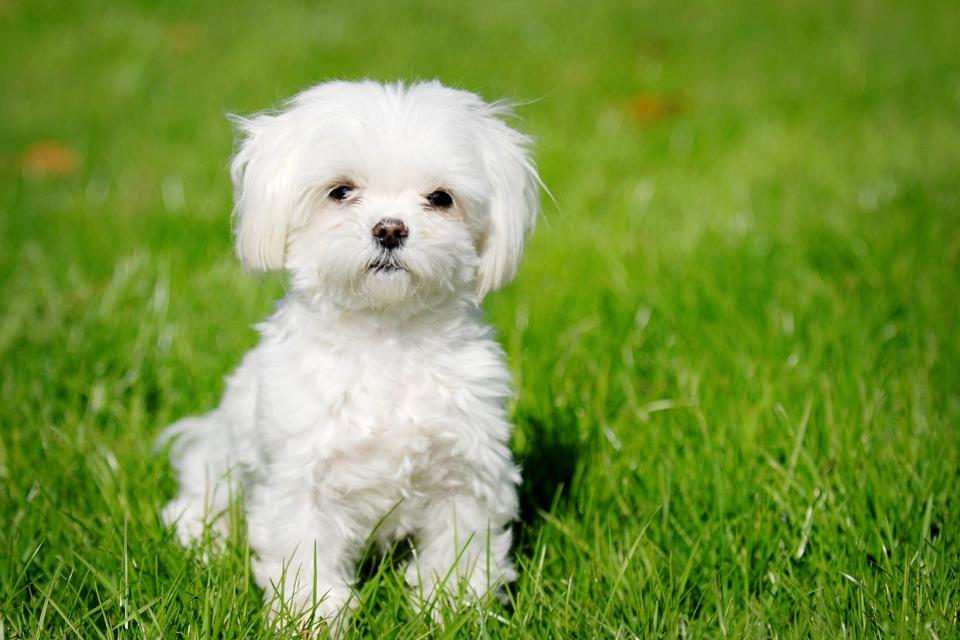
#> input picture Chapter 03/openCV/Day 3/img/img/dog.jpg, 960 x 640 px, found by its file name
$ jupyter execute notebook.ipynb
#> lines starting #> are read from the running program, lines starting #| are printed output that depends on the picture; after the words box and inside, x2 and y2 are one past the last pixel; in counts of white or black regions, pixels touching at a corner belong together
[cell 1]
import cv2
import matplotlib.pyplot as plt
import numpy as np

[cell 2]
img=cv2.imread('img/img/dog.jpg')
#> img is the input picture: shape (640, 960, 3); mean B, G, R 65, 149.5, 120.1
type(img)

#### BGR format

[cell 3]
plt.figure(figsize=(12,8))
plt.imshow(img)
plt.title('BGR Format')
plt.show()

#### RGB format

[cell 4]
rgb_img=img.copy()
rgb_img=cv2.cvtColor(rgb_img,cv2.COLOR_BGR2RGB)
plt.figure(figsize=(12,8))
plt.imshow(rgb_img)
plt.title('RGB Format')
plt.show()

### THRESHOLD

[cell 5]
gray_img=rgb_img.copy()
gray_img=cv2.cvtColor(gray_img, cv2.COLOR_RGB2GRAY)
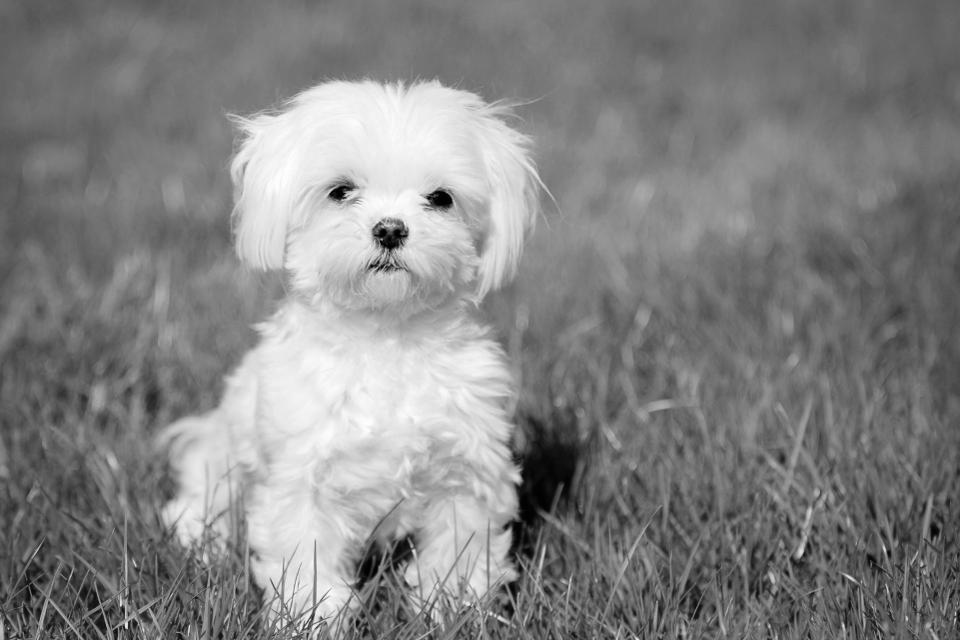
#> gray_img: shape (640, 960); min 0, max 254, mean 131.1
plt.figure(figsize=(12,8))
plt.imshow(gray_img, cmap='gray')
plt.title('GRAY Format')
plt.show()

[cell 6]
retval, dst= cv2.threshold(gray_img,200,255,cv2.THRESH_BINARY)
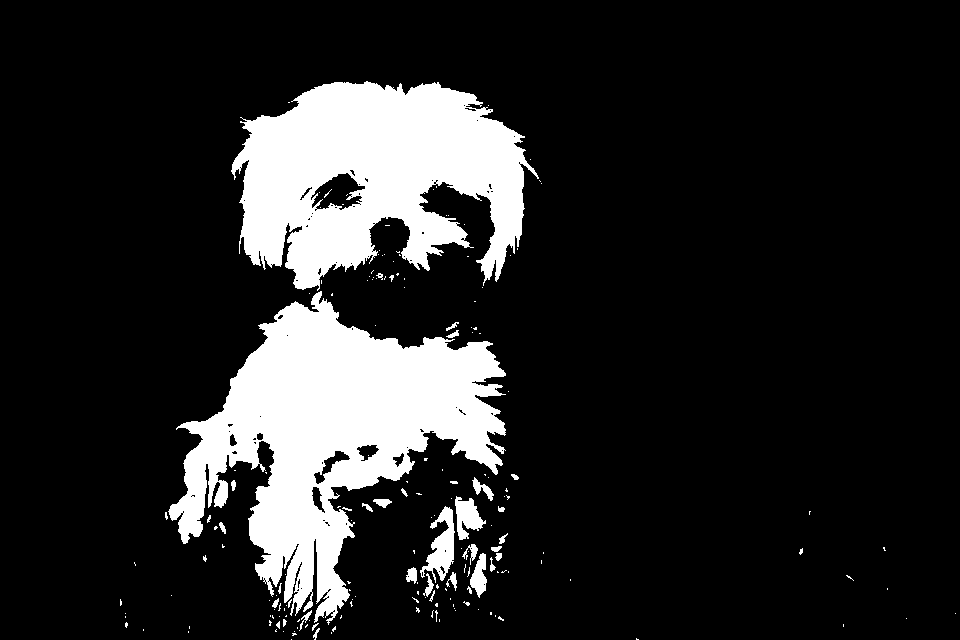
#> dst: shape (640, 960); 15.3% white; 185 white regions (151 under 20 px), largest, box (x1, y1, x2, y2) and area: (168, 291, 506, 625) 48991, (231, 81, 539, 291) 40684, (420, 506, 455, 583) 1216
plt.figure(figsize=(12,8))
plt.imshow(dst, cmap='gray')

[cell 7]
retval, dst= cv2.threshold(gray_img,200,255,cv2.THRESH_BINARY_INV)
plt.figure(figsize=(12,8))
plt.imshow(dst, cmap='gray')

[cell 8]
retval, dst= cv2.threshold(gray_img,200,255,cv2.THRESH_TOZERO)
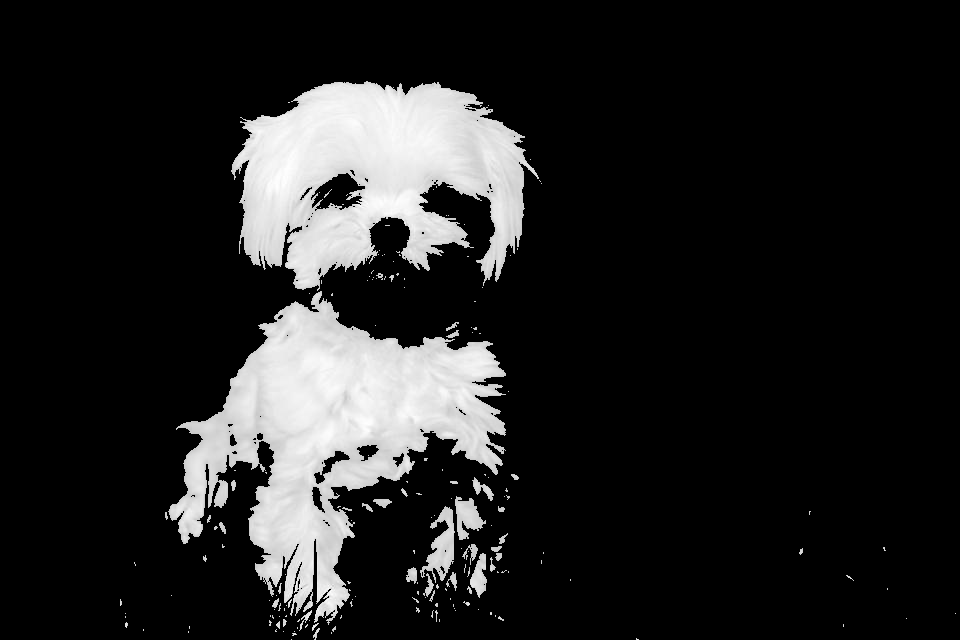
#> dst: shape (640, 960); min 0, max 254, mean 34.5
plt.figure(figsize=(12,8))
plt.imshow(dst, cmap='gray')

[cell 9]
retval, dst= cv2.threshold(gray_img,200,255,cv2.THRESH_TOZERO_INV)
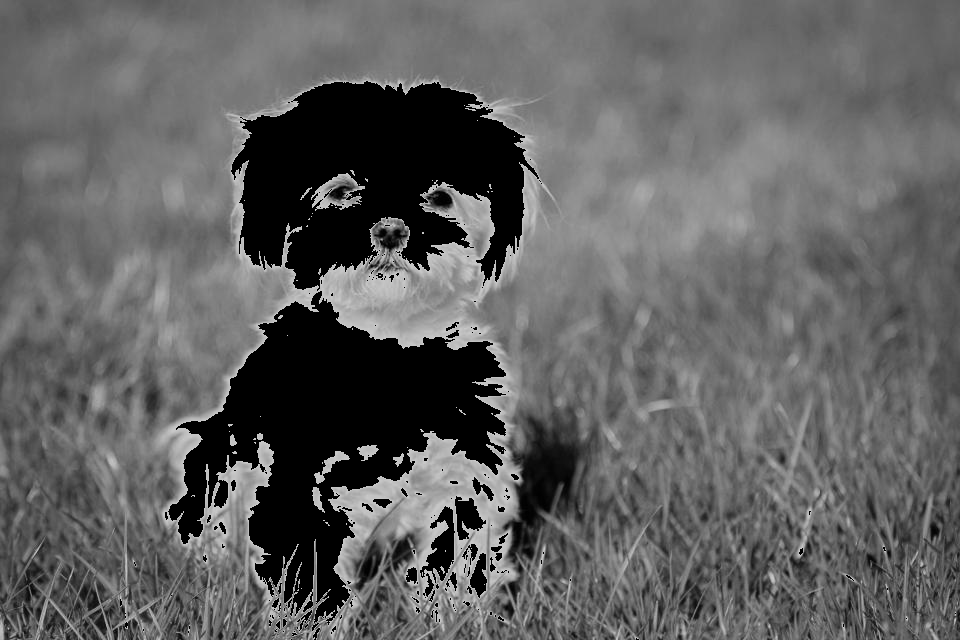
#> dst: shape (640, 960); min 0, max 200, mean 96.6
plt.figure(figsize=(12,8))
plt.imshow(dst, cmap='gray')

$ run again, with Chapter 03/openCV/Day 3/img/img/6.jpg copied over Chapter 03/openCV/Day 3/img/img/dog.jpg
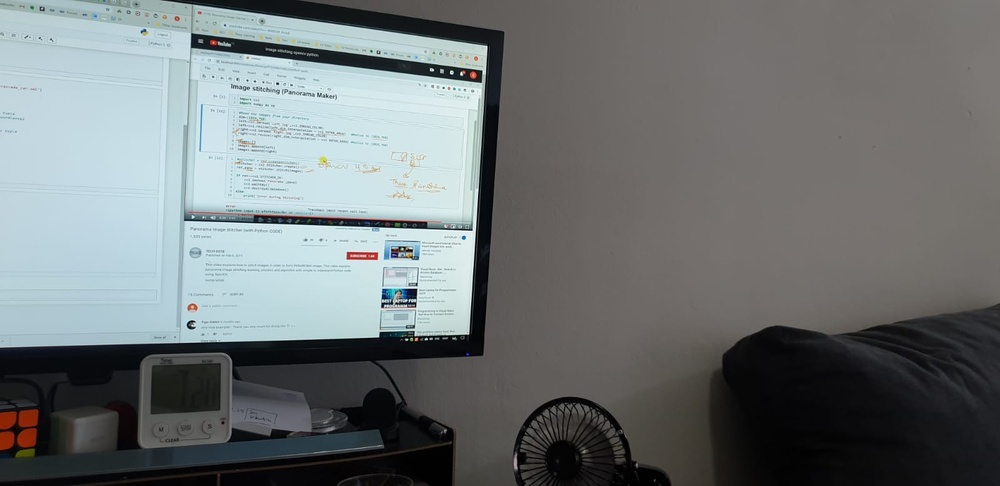
#> input picture Chapter 03/openCV/Day 3/img/img/6.jpg, 1000 x 486 px, shrunk from 1600 x 777 before the run, found by its file name
#> img is the input picture: shape (486, 1000, 3); mean B, G, R 117.4, 116.5, 111.2
#> `retval, dst= cv2.threshold(gray_img,200,255,cv2.THRESH_BINARY)`:
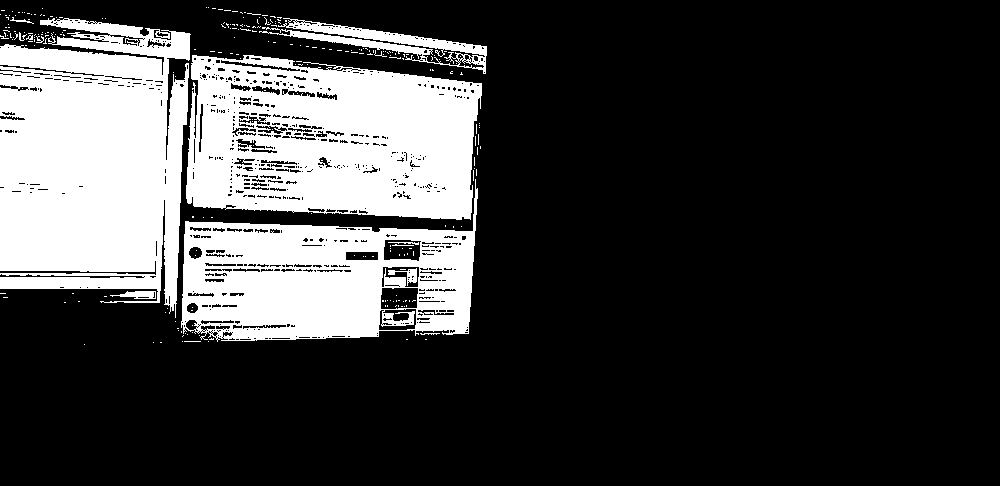
#> dst: shape (486, 1000); 23.4% white; 262 white regions (248 under 20 px), largest, box (x1, y1, x2, y2) and area: (0, 18, 191, 318) 44564, (186, 55, 482, 220) 37808, (181, 179, 478, 342) 26809
#> `retval, dst= cv2.threshold(gray_img,200,255,cv2.THRESH_TOZERO_INV)`:
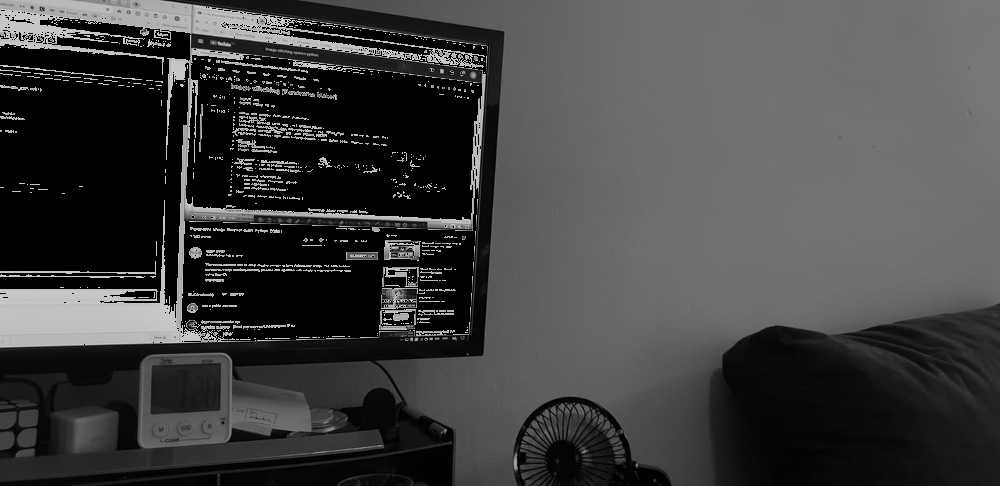
#> dst: shape (486, 1000); min 0, max 200, mean 64.8
